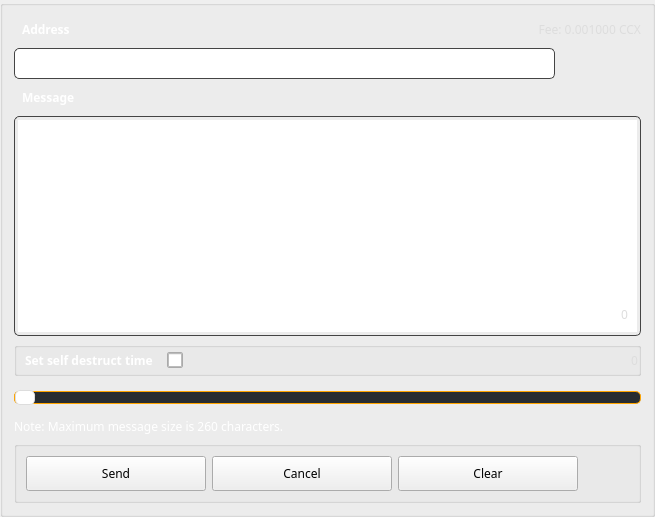
       <widget class="QGroupBox" name="newMessageBox">
        <property name="styleSheet">
         <string notr="true"/>
        </property>
        <property name="title">
         <string/>
        </property>
        <layout class="QGridLayout" name="gridLayout_10">
         <item row="0" column="0" colspan="2">
          <widget class="QLabel" name="adressLabel_2">
           <property name="minimumSize">
            <size>
             <width>0</width>
             <height>25</height>
            </size>
           </property>
           <property name="font">
            <font>
             <family>Poppins</family>
             <weight>75</weight>
             <bold>true</bold>
            </font>
           </property>
           <property name="styleSheet">
            <string notr="true">color: #fff;


font-weight: bold;
border: none;
padding-left: 5px</string>
           </property>
           <property name="text">
            <string>Address</string>
           </property>
          </widget>
         </item>
         <item row="0" column="2" colspan="3">
          <widget class="QLabel" name="m_messageFee">
           <property name="sizePolicy">
            <sizepolicy hsizetype="Expanding" vsizetype="Preferred">
             <horstretch>0</horstretch>
             <verstretch>0</verstretch>
            </sizepolicy>
           </property>
           <property name="minimumSize">
            <size>
             <width>100</width>
             <height>25</height>
            </size>
           </property>
           <property name="maximumSize">
            <size>
             <width>16777215</width>
             <height>16777215</height>
            </size>
           </property>
           <property name="font">
            <font>
             <family>Poppins</family>
            </font>
           </property>
           <property name="styleSheet">
            <string notr="true">color: #ddd;  
border: none;</string>
           </property>
           <property name="text">
            <string notr="true">Fee: 0.001000 CCX</string>
           </property>
           <property name="alignment">
            <set>Qt::AlignRight|Qt::AlignTrailing|Qt::AlignVCenter</set>
           </property>
          </widget>
         </item>
         <item row="1" column="0" colspan="4">
          <widget class="QLineEdit" name="m_addressMessageEdit">
           <property name="minimumSize">
            <size>
             <width>0</width>
             <height>31</height>
            </size>
           </property>
           <property name="font">
            <font>
             <family>Poppins</family>
            </font>
           </property>
           <property name="styleSheet">
            <string notr="true">padding: 3px; border: 1px solid #444; border-radius: 5px;   color: #aaa;</string>
           </property>
           <property name="text">
            <string/>
           </property>
          </widget>
         </item>
         <item row="1" column="4">
          <widget class="QPushButton" name="m_addressBookMessageButton">
           <property name="minimumSize">
            <size>
             <width>25</width>
             <height>25</height>
            </size>
           </property>
           <property name="maximumSize">
            <size>
             <width>80</width>
             <height>25</height>
            </size>
           </property>
           <property name="font">
            <font>
             <family>Poppins</family>
            </font>
           </property>
           <property name="styleSheet">
            <string notr="true">border: none;</string>
           </property>
           <property name="text">
            <string/>
           </property>
           <property name="icon">
            <iconset resource="../../resources.qrc">
             <normaloff>:/icons/address-book</normaloff>:/icons/address-book</iconset>
           </property>
          </widget>
         </item>
         <item row="2" column="0" colspan="2">
          <widget class="QLabel" name="messageLabel">
           <property name="minimumSize">
            <size>
             <width>0</width>
             <height>25</height>
            </size>
           </property>
           <property name="font">
            <font>
             <family>Poppins</family>
             <weight>75</weight>
             <bold>true</bold>
            </font>
           </property>
           <property name="styleSheet">
            <string notr="true">color: #fff;


font-weight: bold;
border: none;
padding-left: 5px</string>
           </property>
           <property name="text">
            <string>Message</string>
           </property>
          </widget>
         </item>
         <item row="3" column="0" rowspan="4" colspan="5">
          <widget class="QTextEdit" name="m_messageTextEdit">
           <property name="minimumSize">
            <size>
             <width>0</width>
             <height>220</height>
            </size>
           </property>
           <property name="maximumSize">
            <size>
             <width>16777215</width>
             <height>16777215</height>
            </size>
           </property>
           <property name="font">
            <font>
             <family>Poppins</family>
            </font>
           </property>
           <property name="styleSheet">
            <string notr="true">padding: 3px; border: 1px solid #444; border-radius: 5px;   color: #aaa;</string>
           </property>
           <property name="html">
            <string notr="true">&lt;!DOCTYPE HTML PUBLIC &quot;-//W3C//DTD HTML 4.0//EN&quot; &quot;http://www.w3.org/TR/REC-html40/strict.dtd&quot;&gt;
&lt;html&gt;&lt;head&gt;&lt;meta name=&quot;qrichtext&quot; content=&quot;1&quot; /&gt;&lt;style type=&quot;text/css&quot;&gt;
p, li { white-space: pre-wrap; }
&lt;/style&gt;&lt;/head&gt;&lt;body style=&quot; font-family:'Poppins'; font-size:11pt; font-weight:400; font-style:normal;&quot;&gt;
&lt;p style=&quot;-qt-paragraph-type:empty; margin-top:0px; margin-bottom:0px; margin-left:0px; margin-right:0px; -qt-block-indent:0; text-indent:0px; font-family:'.Helvetica Neue DeskInterface'; font-size:13pt;&quot;&gt;&lt;br /&gt;&lt;/p&gt;&lt;/body&gt;&lt;/html&gt;</string>
           </property>
           <property name="acceptRichText">
            <bool>false</bool>
           </property>
          </widget>
         </item>
         <item row="6" column="0" colspan="5">
          <widget class="QLabel" name="m_messageLength">
           <property name="sizePolicy">
            <sizepolicy hsizetype="Preferred" vsizetype="Fixed">
             <horstretch>0</horstretch>
             <verstretch>0</verstretch>
            </sizepolicy>
           </property>
           <property name="maximumSize">
            <size>
             <width>16777215</width>
             <height>16777215</height>
            </size>
           </property>
           <property name="font">
            <font>
             <family>Poppins</family>
            </font>
           </property>
           <property name="styleSheet">
            <string notr="true">color: #ddd;  
        border: none; margin: 10px;</string>
           </property>
           <property name="text">
            <string>0</string>
           </property>
           <property name="alignment">
            <set>Qt::AlignBottom|Qt::AlignRight|Qt::AlignTrailing</set>
           </property>
          </widget>
         </item>
         <item row="7" column="0" colspan="5">
          <widget class="QGroupBox" name="horizontalGroupBox">
           <property name="sizePolicy">
            <sizepolicy hsizetype="Expanding" vsizetype="Preferred">
             <horstretch>0</horstretch>
             <verstretch>0</verstretch>
            </sizepolicy>
           </property>
           <layout class="QHBoxLayout" name="horizontalLayout_6">
            <property name="spacing">
             <number>10</number>
            </property>
            <property name="leftMargin">
             <number>0</number>
            </property>
            <property name="topMargin">
             <number>0</number>
            </property>
            <property name="rightMargin">
             <number>0</number>
            </property>
            <property name="bottomMargin">
             <number>0</number>
            </property>
            <item>
             <widget class="QLabel" name="selfDestuctLabel">
              <property name="sizePolicy">
               <sizepolicy hsizetype="Minimum" vsizetype="Preferred">
                <horstretch>0</horstretch>
                <verstretch>0</verstretch>
               </sizepolicy>
              </property>
              <property name="minimumSize">
               <size>
                <width>0</width>
                <height>25</height>
               </size>
              </property>
              <property name="font">
               <font>
                <family>Poppins</family>
                <weight>75</weight>
                <bold>true</bold>
               </font>
              </property>
              <property name="styleSheet">
               <string notr="true">color: #fff;   font-weight: bold;
border: none;
padding-left: 5px</string>
              </property>
              <property name="text">
               <string>Set self destruct time</string>
              </property>
             </widget>
            </item>
            <item>
             <widget class="QCheckBox" name="m_ttlCheck">
              <property name="sizePolicy">
               <sizepolicy hsizetype="Preferred" vsizetype="Preferred">
                <horstretch>0</horstretch>
                <verstretch>0</verstretch>
               </sizepolicy>
              </property>
              <property name="minimumSize">
               <size>
                <width>16</width>
                <height>16</height>
               </size>
              </property>
              <property name="maximumSize">
               <size>
                <width>16</width>
                <height>16</height>
               </size>
              </property>
              <property name="font">
               <font>
                <family>Poppins</family>
                <weight>75</weight>
                <bold>true</bold>
               </font>
              </property>
              <property name="toolTip">
               <string>Do not include message in blockchain</string>
              </property>
              <property name="styleSheet">
               <string notr="true">border: 1px solid #aaa; 
color: white;
border-radius: 2px;</string>
              </property>
             </widget>
            </item>
            <item>
             <spacer name="horizontalSpacer_9">
              <property name="orientation">
               <enum>Qt::Horizontal</enum>
              </property>
              <property name="sizeHint" stdset="0">
               <size>
                <width>40</width>
                <height>20</height>
               </size>
              </property>
             </spacer>
            </item>
            <item>
             <widget class="QLabel" name="m_ttlLabel">
              <property name="sizePolicy">
               <sizepolicy hsizetype="Preferred" vsizetype="Preferred">
                <horstretch>0</horstretch>
                <verstretch>0</verstretch>
               </sizepolicy>
              </property>
              <property name="minimumSize">
               <size>
                <width>0</width>
                <height>25</height>
               </size>
              </property>
              <property name="font">
               <font>
                <family>Poppins</family>
               </font>
              </property>
              <property name="styleSheet">
               <string notr="true">color: #ddd;  
border: none;</string>
              </property>
              <property name="text">
               <string>0</string>
              </property>
              <property name="alignment">
               <set>Qt::AlignRight|Qt::AlignTrailing|Qt::AlignVCenter</set>
              </property>
             </widget>
            </item>
           </layout>
          </widget>
         </item>
         <item row="8" column="0" colspan="5">
          <widget class="QSlider" name="m_ttlSlider">
           <property name="sizePolicy">
            <sizepolicy hsizetype="Expanding" vsizetype="Preferred">
             <horstretch>0</horstretch>
             <verstretch>0</verstretch>
            </sizepolicy>
           </property>
           <property name="minimumSize">
            <size>
             <width>0</width>
             <height>30</height>
            </size>
           </property>
           <property name="styleSheet">
            <string notr="true">QSlider::groove:horizontal#m_ttlSlider {
    border: 1px solid orange;
    border-radius: 5px;
    height: 11px;
    background: #282d31;
}

QSlider::handle:horizontal#m_ttlSlider {
    background: #fff;
    border: 1px solid #ddd;
    width: 18px;
    margin: -2px 0;
    border-radius: 5px;
}

QSlider::sub-page:horizontal#m_ttlSlider {
    background: orange;
    border-radius: 5px;
}</string>
           </property>
           <property name="singleStep">
            <number>300</number>
           </property>
           <property name="orientation">
            <enum>Qt::Horizontal</enum>
           </property>
           <property name="tickInterval">
            <number>1</number>
           </property>
          </widget>
         </item>
         <item row="10" column="0" colspan="5">
          <widget class="QGroupBox" name="horizontalGroupBox_sendMessageButtons">
           <layout class="QHBoxLayout" name="horizontalLayout_4">
            <item>
             <widget class="QPushButton" name="b1_sendMessageButton">
              <property name="minimumSize">
               <size>
                <width>180</width>
                <height>35</height>
               </size>
              </property>
              <property name="maximumSize">
               <size>
                <width>180</width>
                <height>35</height>
               </size>
              </property>
              <property name="font">
               <font>
                <family>Poppins</family>
               </font>
              </property>
              <property name="styleSheet">
               <string notr="true">/* This button style is handled automatically by OverviewFrame:setStyles() (in OverviewFrame.cpp) */</string>
              </property>
              <property name="text">
               <string>Send</string>
              </property>
             </widget>
            </item>
            <item>
             <widget class="QPushButton" name="b1_cancelMessageButton">
              <property name="minimumSize">
               <size>
                <width>180</width>
                <height>35</height>
               </size>
              </property>
              <property name="maximumSize">
               <size>
                <width>180</width>
                <height>35</height>
               </size>
              </property>
              <property name="font">
               <font>
                <family>Poppins</family>
               </font>
              </property>
              <property name="styleSheet">
               <string notr="true">/* This button style is handled automatically by OverviewFrame:setStyles() (in OverviewFrame.cpp) */</string>
              </property>
              <property name="text">
               <string>Cancel</string>
              </property>
             </widget>
            </item>
            <item>
             <widget class="QPushButton" name="b1_clearMessageButton">
              <property name="minimumSize">
               <size>
                <width>180</width>
                <height>35</height>
               </size>
              </property>
              <property name="maximumSize">
               <size>
                <width>180</width>
                <height>35</height>
               </size>
              </property>
              <property name="font">
               <font>
                <family>Poppins</family>
               </font>
              </property>
              <property name="cursor">
               <cursorShape>ArrowCursor</cursorShape>
              </property>
              <property name="styleSheet">
               <string notr="true">/* This button style is handled automatically by OverviewFrame:setStyles() (in OverviewFrame.cpp) */</string>
              </property>
              <property name="text">
               <string>Clear</string>
              </property>
             </widget>
            </item>
            <item>
             <spacer name="horizontalSpacer_8">
              <property name="orientation">
               <enum>Qt::Horizontal</enum>
              </property>
              <property name="sizeHint" stdset="0">
               <size>
                <width>40</width>
                <height>20</height>
               </size>
              </property>
             </spacer>
            </item>
           </layout>
          </widget>
         </item>
         <item row="9" column="0" colspan="2">
          <widget class="QLabel" name="adressLabel_3">
           <property name="sizePolicy">
            <sizepolicy hsizetype="Preferred" vsizetype="Expanding">
             <horstretch>0</horstretch>
             <verstretch>0</verstretch>
            </sizepolicy>
           </property>
           <property name="font">
            <font>
             <family>Poppins</family>
            </font>
           </property>
           <property name="styleSheet">
            <string notr="true">color: #fff;  
border: none;</string>
           </property>
           <property name="text">
            <string>Note: Maximum message size is 260 characters.</string>
           </property>
           <property name="alignment">
            <set>Qt::AlignLeading|Qt::AlignLeft|Qt::AlignTop</set>
           </property>
          </widget>
         </item>
        </layout>
       </widget>
